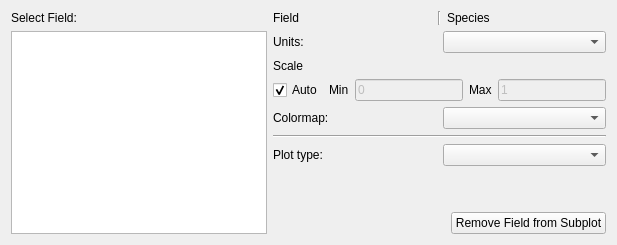
     <widget class="QWidget" name="tab">
      <attribute name="title">
       <string>Fields</string>
      </attribute>
      <layout class="QVBoxLayout" name="verticalLayout_4">
       <item>
        <layout class="QHBoxLayout" name="horizontalLayout_9">
         <item>
          <layout class="QVBoxLayout" name="verticalLayout_7">
           <item>
            <widget class="QLabel" name="label_8">
             <property name="text">
              <string>Select Field:</string>
             </property>
            </widget>
           </item>
           <item>
            <widget class="QListView" name="field_listView"/>
           </item>
          </layout>
         </item>
         <item>
          <layout class="QVBoxLayout" name="verticalLayout_6">
           <item>
            <layout class="QHBoxLayout" name="horizontalLayout">
             <item>
              <widget class="QLabel" name="FieldName">
               <property name="text">
                <string>Field</string>
               </property>
              </widget>
             </item>
             <item>
              <widget class="Line" name="line">
               <property name="orientation">
                <enum>Qt::Vertical</enum>
               </property>
              </widget>
             </item>
             <item>
              <widget class="QLabel" name="SpeciesName">
               <property name="text">
                <string>Species</string>
               </property>
              </widget>
             </item>
            </layout>
           </item>
           <item>
            <layout class="QVBoxLayout" name="verticalLayout_3">
             <item>
              <layout class="QHBoxLayout" name="horizontalLayout_7">
               <item>
                <widget class="QLabel" name="label_4">
                 <property name="text">
                  <string>Units:</string>
                 </property>
                </widget>
               </item>
               <item>
                <widget class="QComboBox" name="fieldUnits_comboBox"/>
               </item>
              </layout>
             </item>
            </layout>
           </item>
           <item>
            <layout class="QVBoxLayout" name="verticalLayout">
             <item>
              <widget class="QLabel" name="scale_label">
               <property name="text">
                <string>Scale</string>
               </property>
              </widget>
             </item>
             <item>
              <layout class="QHBoxLayout" name="horizontalLayout_2">
               <item>
                <layout class="QVBoxLayout" name="verticalLayout_2">
                 <item>
                  <widget class="QCheckBox" name="auto_checkBox">
                   <property name="text">
                    <string>Auto</string>
                   </property>
                   <property name="checked">
                    <bool>true</bool>
                   </property>
                  </widget>
                 </item>
                </layout>
               </item>
               <item>
                <layout class="QHBoxLayout" name="horizontalLayout_3">
                 <item>
                  <widget class="QLabel" name="label_5">
                   <property name="text">
                    <string>Min</string>
                   </property>
                  </widget>
                 </item>
                 <item>
                  <widget class="QLineEdit" name="min_lineEdit">
                   <property name="enabled">
                    <bool>false</bool>
                   </property>
                   <property name="text">
                    <string>0</string>
                   </property>
                  </widget>
                 </item>
                </layout>
               </item>
               <item>
                <layout class="QHBoxLayout" name="horizontalLayout_4">
                 <item>
                  <widget class="QLabel" name="label_6">
                   <property name="text">
                    <string>Max</string>
                   </property>
                  </widget>
                 </item>
                 <item>
                  <widget class="QLineEdit" name="max_lineEdit">
                   <property name="enabled">
                    <bool>false</bool>
                   </property>
                   <property name="text">
                    <string>1</string>
                   </property>
                  </widget>
                 </item>
                </layout>
               </item>
              </layout>
             </item>
            </layout>
           </item>
           <item>
            <layout class="QHBoxLayout" name="horizontalLayout_5">
             <item>
              <widget class="QLabel" name="color_label">
               <property name="text">
                <string>Colormap:</string>
               </property>
              </widget>
             </item>
             <item>
              <widget class="QComboBox" name="colorMap_comboBox"/>
             </item>
            </layout>
           </item>
           <item>
            <widget class="Line" name="line_2">
             <property name="orientation">
              <enum>Qt::Horizontal</enum>
             </property>
            </widget>
           </item>
           <item>
            <layout class="QHBoxLayout" name="horizontalLayout_6">
             <item>
              <widget class="QLabel" name="label_2">
               <property name="text">
                <string>Plot type:</string>
               </property>
              </widget>
             </item>
             <item>
              <widget class="QComboBox" name="plotType_comboBox"/>
             </item>
            </layout>
           </item>
           <item>
            <spacer name="verticalSpacer">
             <property name="orientation">
              <enum>Qt::Vertical</enum>
             </property>
             <property name="sizeHint" stdset="0">
              <size>
               <width>20</width>
               <height>40</height>
              </size>
             </property>
            </spacer>
           </item>
           <item>
            <layout class="QHBoxLayout" name="horizontalLayout_32">
             <item>
              <spacer name="horizontalSpacer_4">
               <property name="orientation">
                <enum>Qt::Horizontal</enum>
               </property>
               <property name="sizeHint" stdset="0">
                <size>
                 <width>40</width>
                 <height>20</height>
                </size>
               </property>
              </spacer>
             </item>
             <item>
              <widget class="QPushButton" name="removeField_button">
               <property name="text">
                <string>Remove Field from Subplot</string>
               </property>
              </widget>
             </item>
            </layout>
           </item>
          </layout>
         </item>
        </layout>
       </item>
      </layout>
     </widget>
